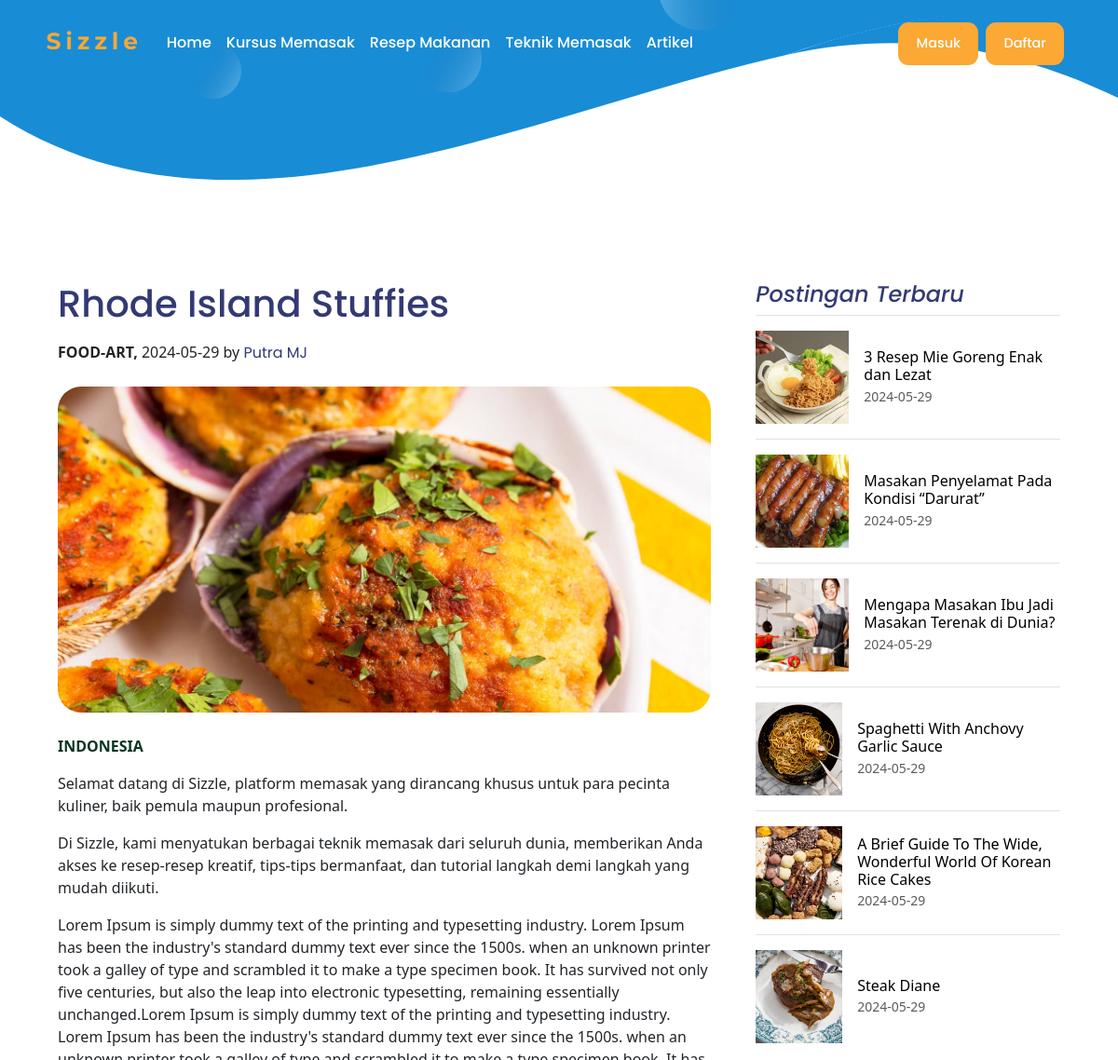
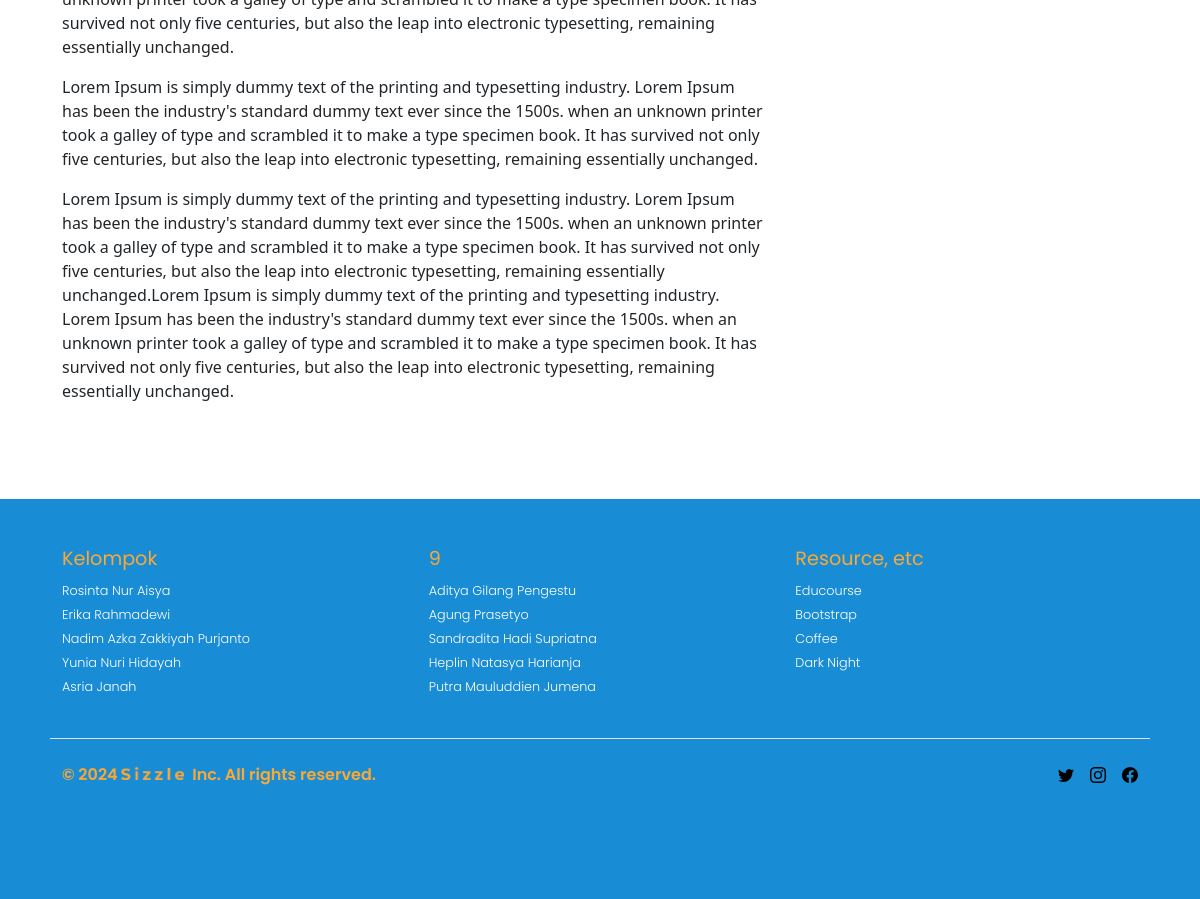
The page /artikel/11/ on the database its author committed (2 pictures, top to bottom).
### app/models.py (models this page shows, shortened)
class Artikel(models.Model):
    id_artikel = models.AutoField(primary_key=True)
    judul_artikel = models.CharField(max_length=255, null=True, blank=True)
    penulis = models.CharField(max_length=100, null=True, blank=True)
    region = models.CharField(max_length=50, null=True, blank=True)
    isi_artikel = models.TextField(null=True, blank=True)
    tanggal_upload = models.DateTimeField(null=True, blank=True)
    kategori_artikel = models.CharField(max_length=100, null=True, blank=True)
    gambar_artikel = models.ImageField(upload_to='images/artikel/', null=True, blank=True)

### app/views.py (the view)
# urls.py: path('artikel/<int:id>/', views.detail_artikel, name='detail_artikel'),
def detail_artikel(request, id):
    artikel = get_object_or_404(Artikel, id_artikel=id)
    recent_artikels = Artikel.objects.order_by('-tanggal_upload')[:6]
    return render(request, 'detail_artikel.html', {
        'artikel': artikel,
        'recent_artikels': recent_artikels
    })

### templates/detail_artikel.html (shortened to what this page needs)
<!DOCTYPE html>
{% extends 'base.html' %}
{% load static %}
{% block body_block %}
<main class="container">
    <div class="row g-5">
        <div class="col-md-8 mb-5">
            <article class="blog-post mb-5">
                <h1 class="font-1 mb-1">{{ artikel.judul_artikel }}</h1>
                <p class="blog-post-meta mt-3">
                    <strong>{{ artikel.kategori_artikel|upper }}, </strong>
                    {{ artikel.tanggal_upload|date:"Y-m-d" }} by <a class="font-1 text-decoration-none">{{ artikel.penulis }}</a>
                </p>
                <div class="position-relative mb-4 mt-4">
                    {% if artikel.gambar_artikel %}
                    <img src="{{ artikel.gambar_artikel.url }}" alt="{{ artikel.judul_artikel }}" class="img-fluid rounded-4" style="width: 100%; height: 350px; object-fit: cover;">
                    {% else %}
                    <img src="{% static 'images/sizzle-logo.svg' %}" alt="Default Image" class="img-fluid">
                    {% endif %}
                </div>
                <p>
                    <strong class="d-inline-block text-success-emphasis">{{ artikel.region|upper }}</strong>
                    {{ artikel.isi_artikel|linebreaks }}
                </p>
            </article>
        </div>
        <div class="col-md-4 mb-5">
            <div class="position-sticky" style="top: 7rem;">
                <div>
                    <h4 class="fst-italic">Postingan Terbaru</h4>
                    <ul class="list-unstyled">
                        {% for recent_artikel in recent_artikels %}
                        <li>
                            <a class="d-flex flex-column flex-lg-row gap-3 align-items-start align-items-lg-center py-3 link-body-emphasis text-decoration-none border-top" href="{% url 'detail_artikel' recent_artikel.id_artikel %}">
                                <img src="{{ recent_artikel.gambar_artikel.url }}" style="width: 100px; height: 100px; object-fit: cover;">
                                <div class="col-lg-8">
                                    <h6 class="mb-0">{{ recent_artikel.judul_artikel }}</h6>
                                    <small class="text-body-secondary">{{ recent_artikel.tanggal_upload|date:"Y-m-d" }}</small>
                                </div>
                            </a>
                        </li>
                        {% endfor %}
                    </ul>
                </div>
            </div>
        </div>
    </div>
</main>
{% endblock %}

### static/css/base.css (style rules this page uses)
:root { scroll-behavior: smooth; }
.container { max-width: 1100px; padding-top: 10em; }

### static/css/custom.css (style rules this page uses)
:root { --Poppins: 'Poppins', sans-serif; }
h4 { font-family: var(--Poppins); font-weight: 500; font-size: 1.5rem; color: #333A73; }
.position-relative { overflow: hidden; border-radius: 25px; }
.position-relative img { height: 100%; width: 100%; width: 330px; height: 250px; overflow: hidden; object-fit: cover; transition: scale 400ms; }
.font-1 { font-family: var(--Poppins); color: #333A73; }

### rows shown on the page
Artikel: judul_artikel "Rhode Island Stuffies", kategori_artikel "FOOD-ART", tanggal_upload "2024-05-29", penulis "Putra MJ", gambar_artikel (picture), region "INDONESIA", isi_artikel "Selamat datang di Sizzle, platform memasak yang dirancang khusus untuk para pecinta kuliner, baik pemula maupun profesional. Di Sizzle, kami menyatukan berbagai teknik memasak dari seluruh dunia, memberikan Anda akses ke resep-resep kreatif, tips-tips bermanfaat, dan tutorial langkah demi langkah yang mudah diikuti. Lorem Ipsum is simply dummy text of the printing and typesetting industry. Lorem Ipsum has been the industry's standard dummy text ever since the 1500s. when an unknown printer took a galley of type and scrambled it to make a type specimen book. It has survived not only five centuries, but also the leap into electronic typesetting, remaining essentially unchanged.Lorem Ipsum is…"
Artikel: gambar_artikel (picture), judul_artikel "3 Resep Mie Goreng Enak dan Lezat", tanggal_upload "2024-05-29"
Artikel: gambar_artikel (picture), judul_artikel "Masakan Penyelamat Pada Kondisi “Darurat”", tanggal_upload "2024-05-29"
Artikel: gambar_artikel (picture), judul_artikel "Mengapa Masakan Ibu Jadi Masakan Terenak di Dunia?", tanggal_upload "2024-05-29"
Artikel: gambar_artikel (picture), judul_artikel "Spaghetti With Anchovy Garlic Sauce", tanggal_upload "2024-05-29"
Artikel: gambar_artikel (picture), judul_artikel "A Brief Guide To The Wide, Wonderful World Of Korean Rice Cakes", tanggal_upload "2024-05-29"
Artikel: gambar_artikel (picture), judul_artikel "Steak Diane", tanggal_upload "2024-05-29"
